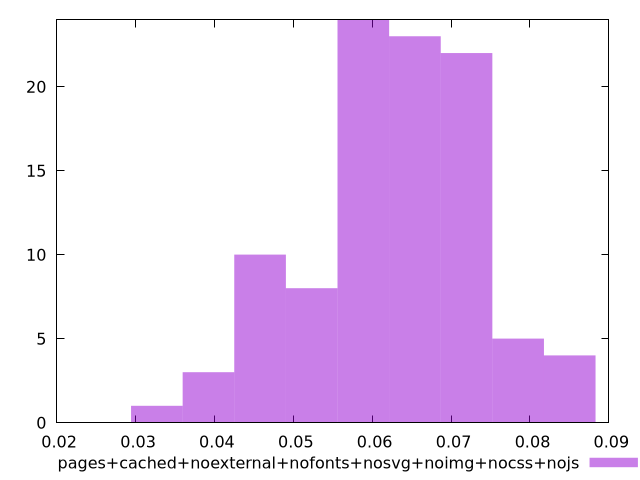

Write the gnuplot code that produced this figure.
$_pagesCachedNoexternalNofontsNosvgNoimgNocssNojs <<EOF
0.06541455273827398 23
0.07195600801210139 22
0.04579018691679179 10
0.05887309746444659 24
0.05233164219061919 8
0.07849746328592878 5
0.03924873164296439 3
0.08503891855975619 4
0.03270727636913699 1
EOF
set key outside below
set terminal pngcairo
set output "report_00005_2020-11-02T22-26-11.212Z/network-rtt/pages+cached+noexternal+nofonts+nosvg+noimg+nocss+nojs//raw_hist.png"
set yrange [0:24]
set boxwidth 0.006541455273827399
set style fill transparent solid 0.5 noborder
plot $_pagesCachedNoexternalNofontsNosvgNoimgNocssNojs title "pages+cached+noexternal+nofonts+nosvg+noimg+nocss+nojs" with boxes ,
